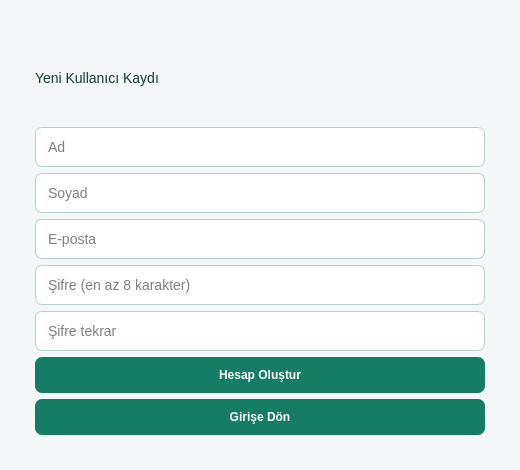
<?xml version="1.0" encoding="utf-8"?>
<ui version="4.0">
  <class>Form</class>
  <widget class="QWidget" name="Form">
    <property name="windowTitle">
      <string>Yeni Kullanıcı Kaydı</string>
    </property>
    <property name="minimumSize">
      <size>
        <width>520</width>
        <height>470</height>
      </size>
    </property>
    <property name="styleSheet">
      <string>QWidget#Form {background:#f3f7f7;} QLabel {color:#153a37;font-size:14px;} QLineEdit {padding:10px;border:1px solid #b6cfcb;border-radius:7px;background:white;font-size:14px;} QPushButton {padding:11px;background:#147d64;color:white;border-radius:7px;font-weight:bold;} QPushButton:hover {background:#0f604e;}</string>
    </property>
    <layout class="QVBoxLayout" name="verticalLayout">
      <property name="leftMargin">
        <number>35</number>
      </property>
      <property name="rightMargin">
        <number>35</number>
      </property>
      <property name="topMargin">
        <number>35</number>
      </property>
      <property name="bottomMargin">
        <number>35</number>
      </property>
      <item>
        <widget class="QLabel" name="lblTitle">
          <property name="text">
            <string>Yeni Kullanıcı Kaydı</string>
          </property>
        </widget>
      </item>
      <item>
        <widget class="QLineEdit" name="txtFirstName">
          <property name="placeholderText">
            <string>Ad</string>
          </property>
        </widget>
      </item>
      <item>
        <widget class="QLineEdit" name="txtLastName">
          <property name="placeholderText">
            <string>Soyad</string>
          </property>
        </widget>
      </item>
      <item>
        <widget class="QLineEdit" name="txtEmail">
          <property name="placeholderText">
            <string>E-posta</string>
          </property>
        </widget>
      </item>
      <item>
        <widget class="QLineEdit" name="txtPassword">
          <property name="placeholderText">
            <string>Şifre (en az 8 karakter)</string>
          </property>
          <property name="echoMode">
            <enum>QLineEdit::Password</enum>
          </property>
        </widget>
      </item>
      <item>
        <widget class="QLineEdit" name="txtConfirm">
          <property name="placeholderText">
            <string>Şifre tekrar</string>
          </property>
          <property name="echoMode">
            <enum>QLineEdit::Password</enum>
          </property>
        </widget>
      </item>
      <item>
        <widget class="QPushButton" name="btnCreate">
          <property name="text">
            <string>Hesap Oluştur</string>
          </property>
        </widget>
      </item>
      <item>
        <widget class="QPushButton" name="btnBack">
          <property name="text">
            <string>Girişe Dön</string>
          </property>
        </widget>
      </item>
    </layout>
  </widget>
  <resources/>
  <connections/>
</ui>
